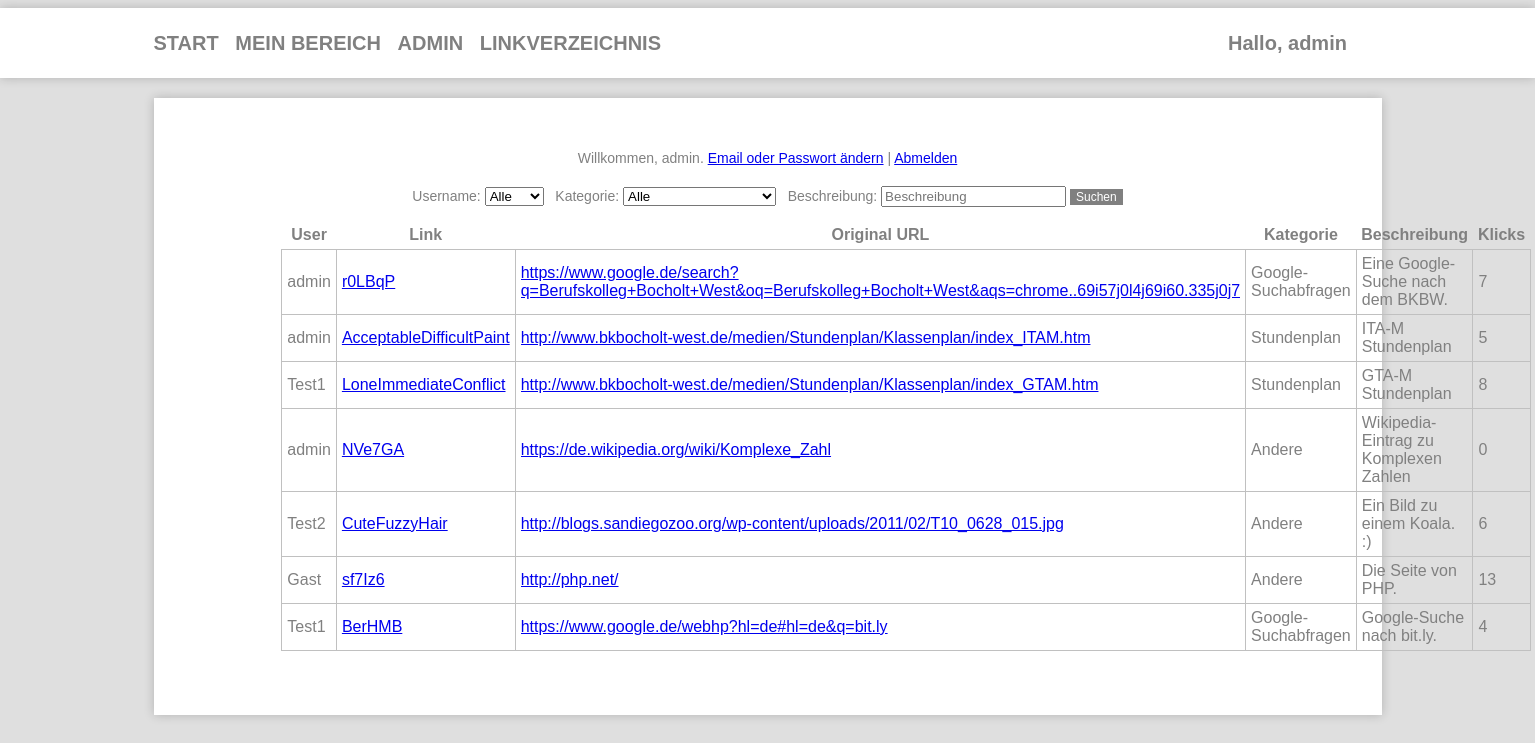
/admin_suche.php (signed in), run on the app's committed database.
### tables this page shows
CREATE TABLE IF NOT EXISTS `tbl_urls` (
  `URL_ID` int(11) NOT NULL,
  `Benutzer_NR` int(11) NOT NULL,
  `Kategorie_NR` int(11) NOT NULL,
  `URL_short` varchar(60) NOT NULL,
  `URL_original` varchar(2000) NOT NULL,
  `URL_Beschreibung` varchar(300) NOT NULL,
  `URL_Datum` int(11) NOT NULL,
  `URL_Klicks` int(11) NOT NULL DEFAULT '0'
);

CREATE TABLE IF NOT EXISTS `tbl_benutzer` (
  `Benutzer_ID` int(11) NOT NULL,
  `Benutzer_Name` varchar(16) NOT NULL,
  `Benutzer_Passwort` varchar(32) NOT NULL,
  `Benutzer_Email` varchar(60) NOT NULL,
  `Benutzer_Datum` int(11) NOT NULL,
  `Benutzer_Admin` tinyint(1) NOT NULL
);

CREATE TABLE IF NOT EXISTS `tbl_kategorien` (
  `Kategorie_ID` int(11) NOT NULL,
  `Kategorie_Bezeichnung` varchar(50) NOT NULL
);

### inc/Listen.php (called while the page is built, shortened)
<?php
function getLinksByParam($dbc, $userId = -1, $catNr = 0, $descSearchString = "")
{
	$sqlString = "SELECT * FROM tbl_urls, tbl_kategorien, tbl_benutzer WHERE Kategorie_ID = Kategorie_NR AND (Benutzer_NR = Benutzer_ID)";
	$selectLinksQry = $dbc->prepare($sqlString);
	$selectLinksQry->execute();
	return $selectLinksQry->fetchAll();
}
?>

### admin_suche.php (the view, shortened to what this page needs)
<?php
	require_once "./inc/dbc.inc.php";
	require_once "./inc/Listen.php";
	$userId = (isset($_POST['userId']) ? $_POST['userId'] : -1);
	$catId = (isset($_POST['catId']) ? $_POST['catId'] : 0);
	$searchString = (isset($_POST['Beschreibung']) ? $_POST['Beschreibung'] : "");
?>
<html>
	<head>
		<link rel="stylesheet" href="stylesheet.css">
	</head>
		<body>
			<header>
				<div id = "nav-bar-links">
					<div>
						<a href = "index.php"> <b> START &nbsp </b> </a>
						<a href = "bereich.php"> <b> MEIN BEREICH &nbsp</b> </a>
						<?php
						if(isset($_SESSION['isAdmin']) && $_SESSION['isAdmin'])
						{
							echo '<a href = "admin.php"> <b> ADMIN &nbsp</b> </a>';
							echo '<a href = "admin_suche.php"> <b> LINKVERZEICHNIS &nbsp</b> </a>';
						}
						?>
					</div>
					<div style = "left: 80%;">
					<?php
					if(isset($_SESSION['username']))
					{
						echo '<a href="bereich.php"><b>Hallo, ' . $_SESSION['username'] . '</b></a>';
					}
					else
					{
						echo '<a href = "login.php"><b>ANMELDEN</b></a>';
					}
					?>
					</div>
				</div>
			</header>
			<div id = "inhalt">
				<br>
				<br>
				<div id = "ueberschrift">
				<?php
					echo "Willkommen, " . $_SESSION['username'] . ".";
				?>
				<a href="edit_user.php?id=<?= $_SESSION['userId']; ?>">Email oder Passwort &auml;ndern</a> |
				<a href="login.php?logout">Abmelden</a>
				</div>
				<div id = "inhalt-table">
				<form method="POST">
					Username:
					<select name="userId">
						<option value="-1">Alle</option>
					</select>
					&nbsp;
					Kategorie:
					<select name="catId">
						<option value="0">Alle</option>
					</select>
					&nbsp;
					Beschreibung: <input type="text" name="Beschreibung" placeholder="Beschreibung" value="<?= $searchString; ?>">
					<input type="submit" value="Suchen" name="Suchen" class="btn btn-small">
				</form>
					<table class="demo">
						<thead>
							<tr>
								<th class="noborder">User</th>
								<th class="noborder">Link</th>
								<th class="noborder">Original URL</th>
								<th class="noborder">Kategorie</th>
								<th class="noborder">Beschreibung</th>
								<th class="noborder">Klicks</th>
								<th class="noborder-small">&nbsp;</th>
							</tr>
						</thead>
						<tbody>
							<?php
								require_once "./inc/Listen.php";
								foreach(getLinksByParam($dbc, $userId, $catId, $searchString) as $Link)
								{
									echo "<tr>";
									echo "<td>" . $Link['Benutzer_Name'] . "</td>";
									echo "<td><a href='/?c=". $Link['URL_short'] ."'>" . $Link['URL_short'] . "</a></td>";
									echo "<td><div class='urlDisplay' style=''><a href='". $Link['URL_original'] ."'>" . $Link['URL_original'] . "</div></td>";
									echo "<td>" . $Link['Kategorie_Bezeichnung'] . "</td>";
									echo "<td><div class='urlDisplay' style=''>" . nl2br(htmlspecialchars($Link['URL_Beschreibung'])) . "</div></td>";
									echo "<td>" .$Link["URL_Klicks"] . "</td>";
									echo '<td class="noborder"><a href="edit.php?id='.$Link['URL_ID'].'&from=admin" class="btn btn-small">EDIT</a></td>';
									echo "</tr>";
								}
							?>
					</table>
					<br><br>
					<br><br>
				</div>
			<br>
		</div>
	</body>
</html>

### stylesheet.css (style rules this page uses)
* { -webkit-box-sizing: border-box; -moz-box-sizing: border-box; box-sizing: border-box; }
body { background: #dfdfdf; font-family: Arial; font-size: 14px; color: gray; margin-left: auto; margin-right: auto; }
header { background: #fff; width: 100%; height: 70px; margin-left: auto; margin-right: auto; -webkit-box-shadow: 0 0 10px rgba(0, 0, 0, 0.2); box-shadow: 0 0 10px rgba(0, 0, 0, 0.2); }
#inhalt { margin-top: 20px; background: #fff; width: 80%; margin-left: auto; margin-right: auto; -webkit-box-shadow: 0 0 10px rgba(0, 0, 0, 0.2); box-shadow: 0 0 10px rgba(0, 0, 0, 0.2); text-align: left; }
#inhalt-table { border-collapse: collapse; margin-top: 20px; background: #fff; width: 80%; text-align: center; margin-left: auto; margin-right: auto; }
#ueberschrift { margin-top: 20px; background: #fff; width: 80%; margin-left: auto; margin-right: auto; text-align: center; }
#nav-bar-links { width: 80%; font-size: 20px; margin-left: auto; margin-right: auto; }
#nav-bar-links a { text-decoration: none; color: gray; margin: 0 auto; line-height: 70px; }
#nav-bar-links div { display: inline; position: absolute; }
table { display: inline; }
.noborder { border:0px solid white !important; width: 20%; }
.noborder-small { border:0px solid white !important; width: 10%; }
.demo { border-collapse:collapse; padding:5px; }
.demo th { border:1px solid #C0C0C0; padding:5px; }
.demo td { border:1px solid #C0C0C0; padding:5px; }
.btn { font-family: Arial; color: #ffffff; font-size: 20px; background: gray; text-decoration: none; border : 0; }
.btn-small { font-size: 12px; padding: 1px 6px; }
.urlDisplay { max-height: 100px; overflow: auto; }

### data on the page
tbl_urls: tbl_benutzer.Benutzer_Name "admin", URL_short "r0LBqP", URL_original "https://www.google.de/search?q=Berufskolleg+Bocholt+West&oq=Berufskolleg+Bocholt+West&aqs=chrome..69i57j0l4j69i60.335j0j7", tbl_kategorien.Kategorie_Bezeichnung "Google-Suchabfragen", URL_Beschreibung "Eine Google-Suche nach dem BKBW.", URL_Klicks "7"
tbl_urls: tbl_benutzer.Benutzer_Name "admin", URL_short "AcceptableDifficultPaint", URL_original "http://www.bkbocholt-west.de/medien/Stundenplan/Klassenplan/index_ITAM.htm", tbl_kategorien.Kategorie_Bezeichnung "Stundenplan", URL_Beschreibung "ITA-M Stundenplan", URL_Klicks "5"
tbl_urls: tbl_benutzer.Benutzer_Name "Test1", URL_short "LoneImmediateConflict", URL_original "http://www.bkbocholt-west.de/medien/Stundenplan/Klassenplan/index_GTAM.htm", tbl_kategorien.Kategorie_Bezeichnung "Stundenplan", URL_Beschreibung "GTA-M Stundenplan", URL_Klicks "8"
tbl_urls: tbl_benutzer.Benutzer_Name "admin", URL_short "NVe7GA", URL_original "https://de.wikipedia.org/wiki/Komplexe_Zahl", tbl_kategorien.Kategorie_Bezeichnung "Andere", URL_Beschreibung "Wikipedia-Eintrag zu Komplexen Zahlen", URL_Klicks "0"
tbl_urls: tbl_benutzer.Benutzer_Name "Test2", URL_short "CuteFuzzyHair", URL_original "http://blogs.sandiegozoo.org/wp-content/uploads/2011/02/T10_0628_015.jpg", tbl_kategorien.Kategorie_Bezeichnung "Andere", URL_Beschreibung "Ein Bild zu einem Koala. :)", URL_Klicks "6"
tbl_urls: tbl_benutzer.Benutzer_Name "Gast", URL_short "sf7Iz6", URL_original "http://php.net/", tbl_kategorien.Kategorie_Bezeichnung "Andere", URL_Beschreibung "Die Seite von PHP.", URL_Klicks "13"
tbl_urls: tbl_benutzer.Benutzer_Name "Test1", URL_short "BerHMB", URL_original "https://www.google.de/webhp?hl=de#hl=de&q=bit.ly", tbl_kategorien.Kategorie_Bezeichnung "Google-Suchabfragen", URL_Beschreibung "Google-Suche nach bit.ly.", URL_Klicks "4"

### other printed values
$_SESSION['username'] "admin"
